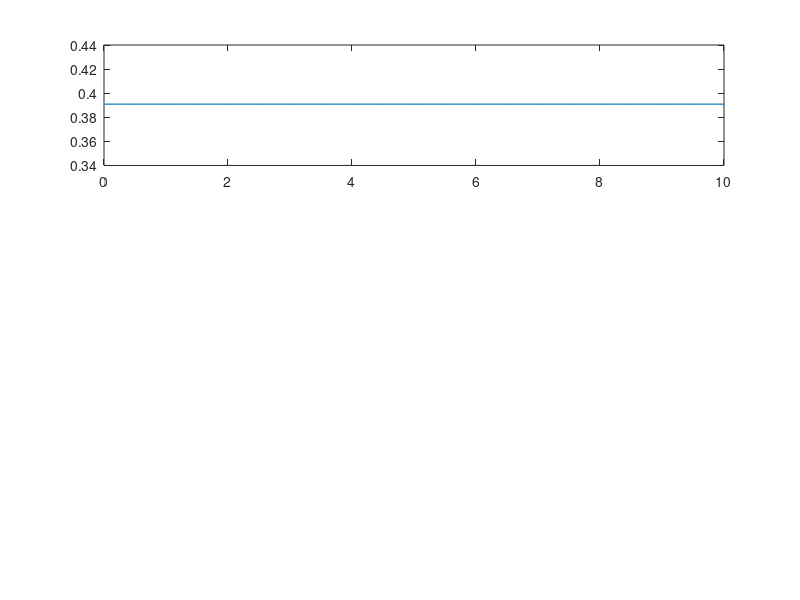

The MATLAB script that drew this image: (Note: this script raises an error after producing the figure.)
clear; clc; close all;


%% Plant model
h = 0.5; % bar length
M = 0.1; % propeller mass
m = 0.4; % bar mass
b = 0.1; % viscosity coefficient
Ts = 0.01; % sampling time
g = 9.81; % gravity acceleration
Jeq = (M + m/3)*h^2; % Resultant inertia momentum

%% Control parameters
N = 1000; % prediction horizon

%% Simulation
Tsim = 10;
num = ceil(Tsim/Ts);
%N = num;
t = Ts:Ts:N*Ts;

a = 0.01; % input magnitude
ub = a*ones(1,N); % base input

% Equilibrium point
theta_eq = 15*pi/180; % desired equilibrium angle (intial position)
ueq = M*g*sin(theta_eq)*h + m*g*sin(theta_eq)*h/2; % input needed to keep the initial position

u = ub + ueq*ones(1,N);

% initial conditions
theta1 = theta_eq;
theta2 = theta_eq;

for k = 1:N
    theta(k) = 2*theta2 - theta1 + (Ts^2/Jeq)*(-M*g*h*sin(theta1) - m*g*h*sin(theta1)/2 - (b/Ts)*(theta2 - theta1) + u(k));
    theta1 = theta2;
    theta2 = theta(k);
    % theta(k+2) = 2*theta(k+1) - theta(k) + (Ts^2/Jeq)*(-M*g*h*sin(theta(k)) - m*g*h*sin(theta(k))/2 - (b/Ts)*(theta(k+1) - theta(k)) + u(k));
end

subplot(3,1,1)
stairs(Ts*(1:N),u,"LineWidth",1)
title("a = " + a + "")
ylabel("Input Signal Signal (N.m)")
grid on

subplot(3,1,2)
plot(Ts*(1:N),theta*180/pi,"LineWidth",1)
title("Ts = " + Ts + " and N = " + N + " ")
ylabel("Agular Position (degrees)")
grid on

subplot(3,1,3)
plot(Ts*(1:N),((theta - theta_eq)*180/pi)/a,"LineWidth",1)
title("Unit Step Response")
ylabel("Agular Position (degrees)")
xlabel("Time (s)")
grid on

